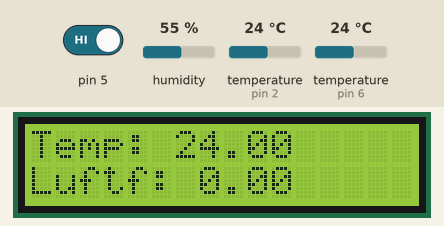
Recording of a program running on a simulated Arduino Uno, built with avr-gcc and run on an emulated ATmega328P. Parts: 16×2 character LCD. Inputs (shaded band) come from the test bench; at power-on: temperature (sensors on pin 6, pin 2) 24 °C, pin 5 HIGH, humidity 55 %. What the program prints to the serial monitor is not drawn.

Above: at 5.0 s.
5.1 s: temperature (sensor on pin 6) set to 5.5 °C
At 6.6 s:
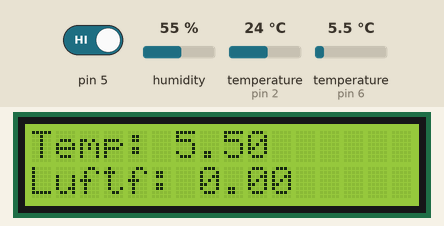
7.7 s: temperature (sensor on pin 6) set to 4.7 °C
At 11.0 s:
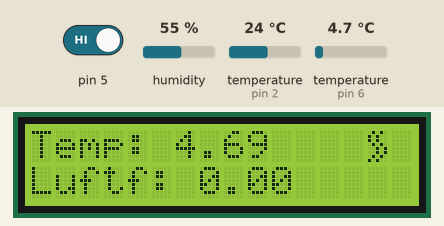
11.3 s: pin 5 driven LOW
At 15.4 s:
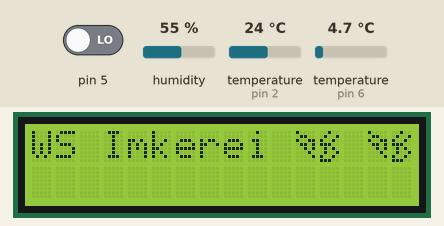
16.2 s: humidity set to 22 %
At 19.0 s:
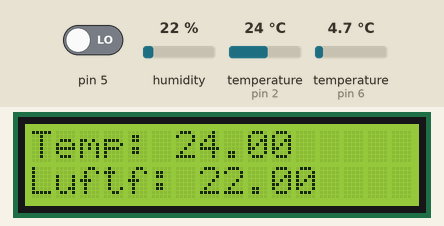
19.3 s: temperature (sensor on pin 2) set to 12 °C
At 21.2 s:
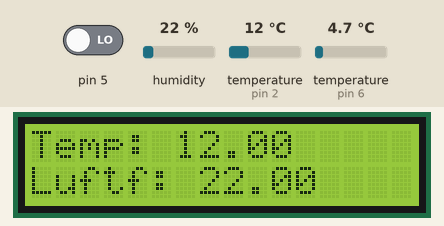
25.2 s: humidity set to 40 %
At 28.3 s:
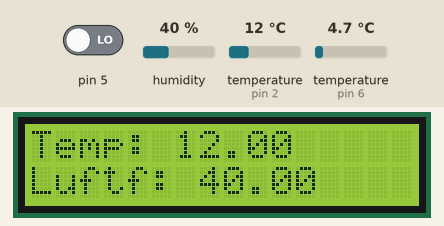
Timing chart, 0 to 29.8 s (numbered marks = the images above; inputs shaded):
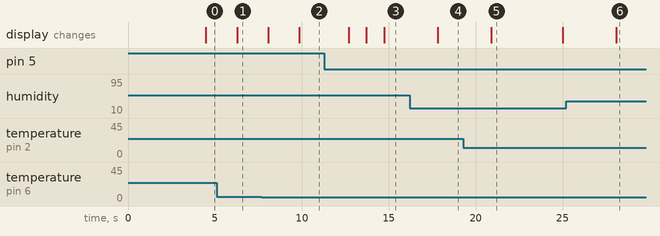

The program:

main.cpp
```cpp
#include <Arduino.h>
#include <DHT.h>
#include <Wire.h>
#include <LCD.h>
#include <LiquidCrystal_I2C.h>
#include <OneWire.h>
#include <DallasTemperature.h>
#include <EEPROM.h>

boolean startup = true;
boolean send = false;
boolean heating = false;
unsigned long previousMillis = 0;

#define ONE_WIRE_BUS 6
OneWire oneWire(ONE_WIRE_BUS);
DallasTemperature sensors(&oneWire);

int serialMode = 2;

const int dht22Pin = 2; // DHT22 daten Pin
const int heatPin = 4;  //Pin zur Heizungssteuerung (An = Heizen, Aus = nicht Heizen)

float tempMin = 5;  // Minimale Temperatur (Heizung geht an wenn kleiner)
float tempMax = 10; // Maximale Temperatur (Heizung geht aus wenn größer)

float t; // Variable für die Temperatur
float h; // Variable für die Luftfeuchtigkeit

char b = 0;     // Biene Teil1 write Variable
char i = 1;     // Biene Teil2 write Variable
char hicon = 2; // Hitze Symbol write Variable

int cmd;
int count = 3;

// function prototypes
void logo(int zeile);
void temp();
void serialPrint();
void sendData();
void getData(String input);
void getData();
void eepromWrite(int start, String string);
void debugPrint(String input);
String eepromRead(int start);

LiquidCrystal_I2C lcd(0x27, 2, 1, 0, 4, 5, 6, 7, 3, POSITIVE);
DHT dht(dht22Pin, DHT22);

byte bieneA[8] = { // Biene Teil 1
    B10000,
    B01100,
    B10011,
    B01101,
    B00101,
    B00010,
    B00001};

byte bieneB[8] = { // Biene Teil 2
    B00100,
    B01001,
    B10010,
    B11100,
    B01010,
    B01001,
    B10010,
    B11100};

byte heat[8] = {
    B01010,
    B10100,
    B10100,
    B01010,
    B00101,
    B00101,
    B01010,
    B10100};

void setup()
{
  // Setup wird einmal ausgeführt
  Serial.begin(9600); // Serielle verbindung starten (baudrate 9600)
  lcd.begin(16, 2);   // LCD initzialisieren
  lcd.clear();
  lcd.createChar(b, bieneA); // Biene Teil 1 erstellen
  lcd.createChar(i, bieneB); // Biene Teil 2 erstellen
  lcd.createChar(hicon, heat);
  lcd.setBacklight(HIGH);     // Hintergrund beleuchtung einschalten
  logo(0);                    // Imkerei Logo schreiben
  lcd.setCursor(0, 1);        // in zweite Zeile wechseln
  lcd.print("Hochfahren..."); // Hochfahren... schreiben
  dht.begin();                // Temp. und Luftf. Sensor initialisieren
  //delay(1000); // Pause
  lcd.setCursor(0, 0);
  sensors.begin();
  pinMode(5, INPUT);
  getData(eepromRead(0));
  Serial.println("eeprom(0): " + eepromRead(0));
  delay(2500);
  Serial.println(String("#") + String("T") + 0.00 + String("H") + 0.00 + String("S") + tempMin + String("X") + tempMax + String(";"));
}

void loop()
{
  getData();
  sendData();
  if (startup == true)
  {
    startup = false;
  }
  // Code in loop wird dauernd wiederholt
  lcd.setBacklight(HIGH);
  cmd = Serial.parseInt(); // Serielle schnittstelle auslesen
  if (digitalRead(5) == LOW)
  {
    t = dht.readTemperature(); // Temperatur auslesen
    h = dht.readHumidity();    // Luftfeuchtigkeit auslesen
  }
  else
  {
    sensors.requestTemperatures(); // delay(1000)
    t = sensors.getTempCByIndex(0);
    h = 0.0;
  }

  if (isnan(t) || isnan(h) || t == -127.00)
  { // überprüfen ob fehlerhafte werte vom Sensor eingelesen wurden
    // Fehlermeldung falls werte fehlerhaft
    lcd.clear();
    lcd.setCursor(0, 0);
    lcd.print("!!Fehler!!");
    lcd.setCursor(0, 1);
    lcd.print("Sensor Problem!");
    digitalWrite(heatPin, LOW);
    t = 0;
    h = 0;
  }
  else
  {
    // Falls Werte korrrekt, ausgabe der Werte
    // Ausgabe über die Serielle schnittstelle:
    count++;
    if (count <= 3)
    {
      logo(0);
    }
    else
    {
      temp();
      if (count >= 10)
      {
        count = 0;
      }
    }
    // Heizungssteuerung
    if (t > tempMax)
    {                             //Wenn Temperatur größer als die maximal Temperatur ist
      digitalWrite(heatPin, LOW); //wird die Heizung abgeschaltet
      heating = false;
    }
    else if (t < tempMin)
    {                              //Sonst wenn die temperatur kleiner als die mindest Temperatur ist
      digitalWrite(heatPin, HIGH); //wird die Heizung angeschaltet
      heating = true;
    }
  }
}

void eepromWrite(int start, String string)
{
  char charToSave[100];
  string.toCharArray(charToSave, 100);
  EEPROM.put(start, charToSave);
  Serial.println("EEPROM written: " + eepromRead(start));
}

String eepromRead(int start)
{
  char Buffer[100] = {0};
  EEPROM.get(start, Buffer);
  return Buffer;
}

void debugPrint(String input)
{
  lcd.clear();
  lcd.print(input);
  Serial.print(input);
}
void sendData()
{
  long currentMillis = millis();
  int interval = 1000;
  if (send == true && currentMillis - previousMillis >= interval)
  {
    String data = String("#") + String("T") + t + String("H") + h + String("S") + tempMin + String("X") + tempMax + String(";");
    Serial.println(data);
    send = false;
  }
}
void getData(String input)
{
  float newMin = 0;
  float newMax = 0;
  if (input.charAt(0) == 'S' && input.charAt(input.length() - 1) == ';')
  {
    newMin = input.substring(input.indexOf("S") + 1, input.indexOf("X") - 1).toFloat();
    newMax = input.substring(input.indexOf("X") + 1, input.indexOf(";") - 1).toFloat();
    tempMin = newMin;
    tempMax = newMax;
  }
  send = true;
  previousMillis = millis();
}
void getData()
{
  while (Serial.available())
  {
    String input = Serial.readString();
    float newMin = 0;
    float newMax = 0;
    if (input.charAt(0) == 'S' && input.charAt(input.length() - 1) == ';')
    {
      if (millis() > 11000)
      {
        newMin = input.substring(input.indexOf("S") + 1, input.indexOf("X") - 1).toFloat();
        newMax = input.substring(input.indexOf("X") + 1, input.indexOf(";") - 1).toFloat();
      }
      if (newMin != tempMin || newMax != tempMax)
      {
        eepromWrite(0, String("S") + newMin + String("X") + String(newMax) + String(";"));
      }
      tempMin = newMin;
      tempMax = newMax;
    }
    send = true;
    previousMillis = millis();
  }
}
void temp()
{ // Sensor Werte auf Display anzeigen
  lcd.clear();
  lcd.setCursor(0, 0);
  lcd.print("Temp: ");
  lcd.print(t);
  if (heating)
  {
    lcd.print("    ");
    lcd.write(hicon);
  }
  lcd.setCursor(0, 1);

  lcd.print("Luftf: ");
  lcd.print(h);
}

void logo(int zeile)
{ // Logo auf Display zeigen. Die zeile wird als parameter angegeben.
  lcd.clear();
  lcd.setCursor(0, zeile);
  lcd.print("WS Imkerei ");
  lcd.write(b);
  lcd.write(i);
  lcd.print(" ");
  lcd.write(b);
  lcd.write(i);
}
```

Measured:
- the behaviour switches between 5 and 4.9 °C on temperature (sensor on pin 6) (found by bisection; images 1 and 2)
- after the input at 5.1 s, the display: changes after 1.2 s (image 1)
- after the input at 7.7 s, the display: first changes after 0.36 s (image 2 shows a later state)
- after the input at 11.3 s, the display: first changes after 1.4 s (image 3 shows a later state)
- after the input at 16.2 s, the display: changes after 1.6 s (image 4)
- after the input at 19.3 s, the display: changes after 1.6 s (image 5)
- after the input at 25.2 s, the display: changes after 2.9 s (image 6)
